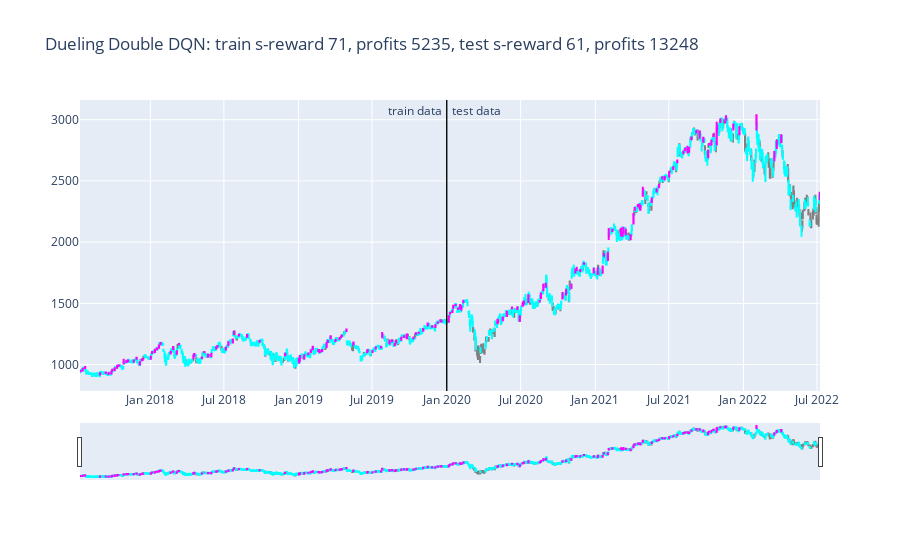

The code cell stored with this chart in its notebook:
### Code cell
plot_train_test_by_q(Environment1(train), Environment1(test), Q, 'Dueling Double DQN')
